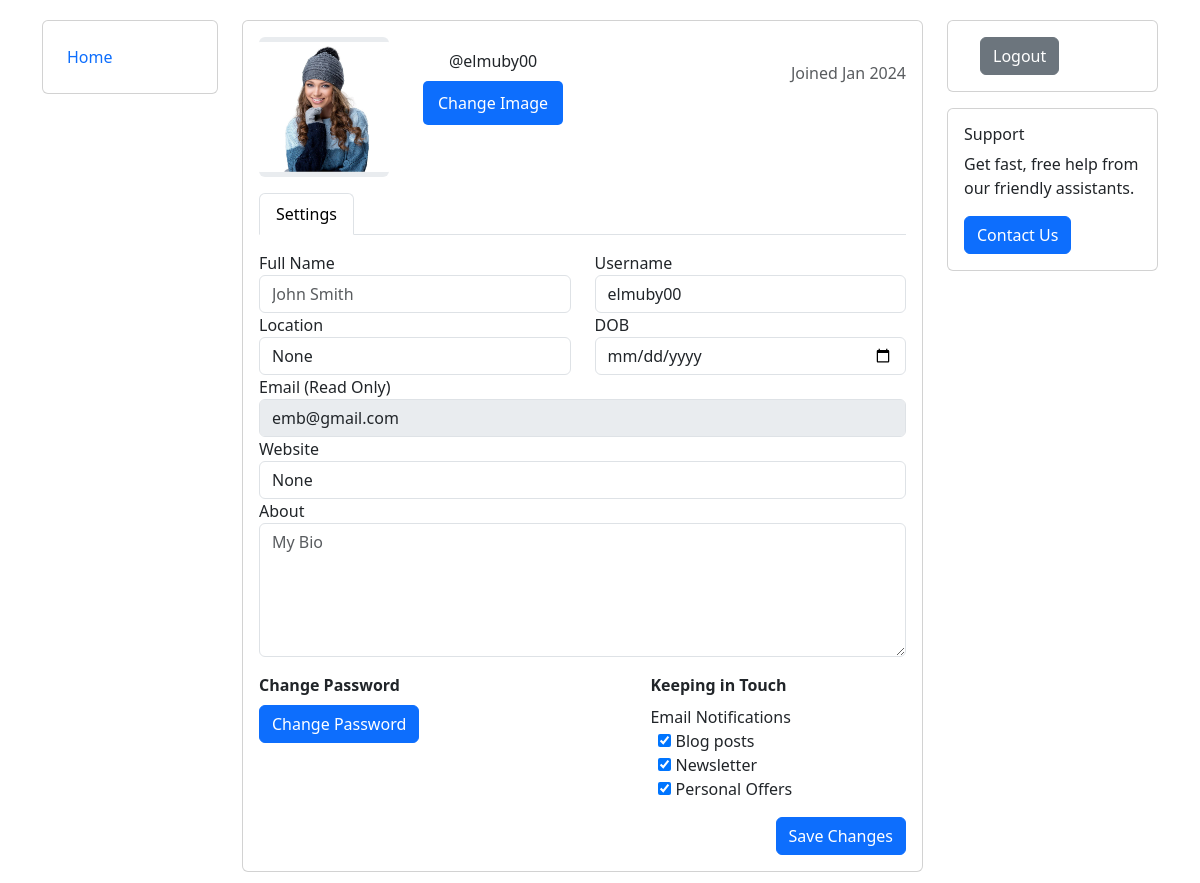
Before: /edit_profile/ (signed in) with the older database file.
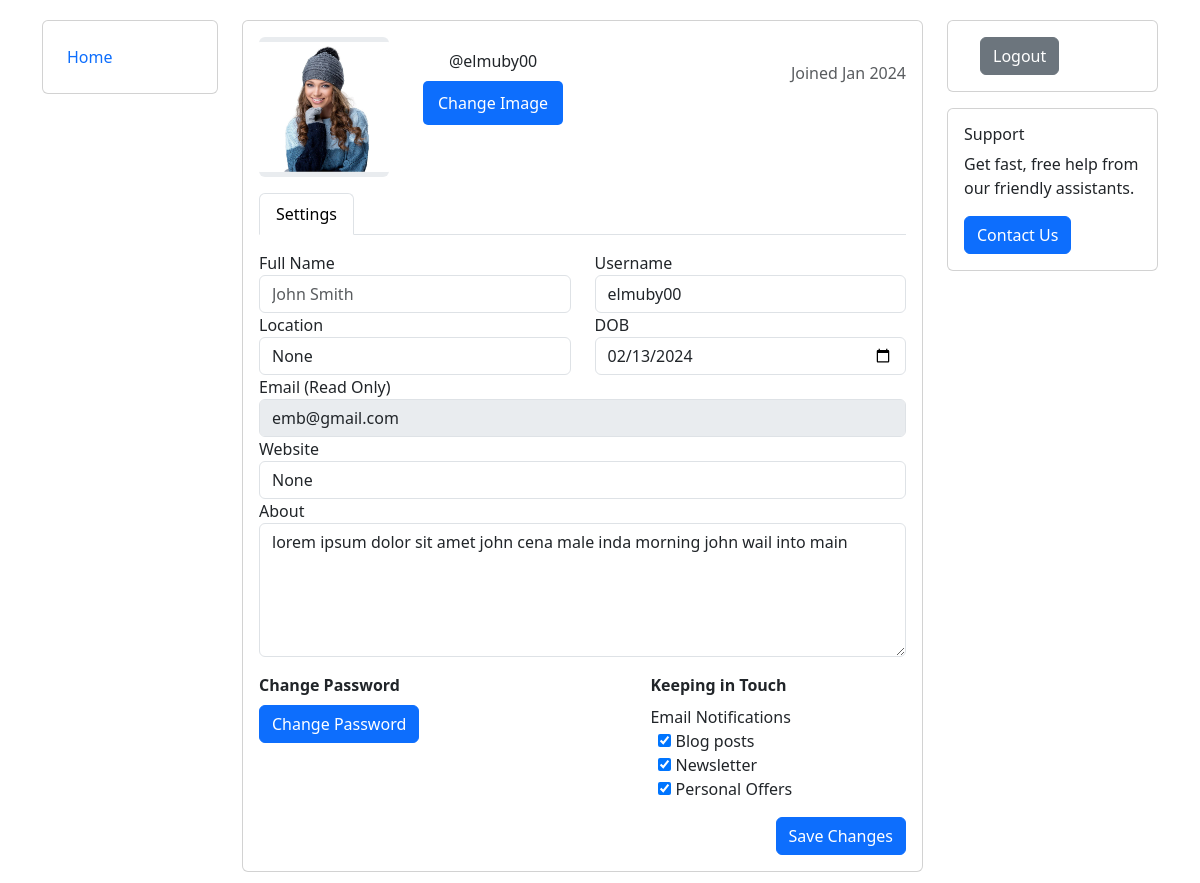
After: the same page with the newer database file.
### blog/models.py (models this page shows, shortened)
class Profile(models.Model):
    user = models.OneToOneField(User, on_delete=models.CASCADE)
    bio = models.TextField(null=True, blank=True)
    dob = models.DateField(null=True, blank=True)
    profile_img =  models.ImageField( upload_to='profile_images', default='default.jpg')
    location = models.CharField(null=True, blank=True, max_length=100)
    website = models.CharField(null=True, blank=True,max_length=100)

### blog/views.py (the view, shortened to what this page needs)
# urls.py: path("edit_profile/", views.edit_profile , name="edit_profile-page"),
@login_required(login_url='signin-page')
def edit_profile(request):
    user_object = User.objects.get(username=request.user)
    currently_user = Profile.objects.get(user=user_object)
    context = {
        'currently_user': currently_user
    }
    return render(request, "edit_profile.html", context)

### templates/edit_profile.html (shortened to what the changed rows need)
{% load static %}
<!DOCTYPE html>
<html lang="en">
<head>
    <link href="https://cdn.jsdelivr.net/npm/bootstrap@5.3.2/dist/css/bootstrap.min.css" rel="stylesheet"
>
    <link rel="stylesheet" href="{% static 'css/editprofile.css' %}">
</head>
<body>
    <div class="container">
        <div class="row flex-lg-nowrap">
            <div class="col">
                <div class="row">
                    <div class="col mb-3">
                        <div class="card">
                            <div class="card-body">
                                <div class="e-profile">
                                        <div class="row">
                                            <div class="col-12 col-sm-auto mb-3">
                                                <div class="mx-auto" style="width: 140px;">
                                                    <div class="d-flex justify-content-center align-items-center rounded"
                                                        style="height: 140px; overflow: hidden; width: 130px; background-color: rgb(233, 236, 239);">
                                                        <span
                                                            style="color: rgb(166, 168, 170); font: bold 8pt Arial; overflow: hidden; ">
                                                            <img style="width: 100%; object-fit: cover; object-position: center;"
                                                                src="{{ currently_user.profile_img.url }}"
                                                                alt="unavailable">
                                                        </span>
                                                    </div>
                                                </div>
                                            </div>
                                        </div>
                                    <div class="tab-content pt-3">
                                        <div class="tab-pane active">
                                            <form action="" method="post" class="form" novalidate>
                                                <div class="row">
                                                    <div class="col">
                                                        <div class="row">
                                                            <div class="col">
                                                                <div class="form-group">
                                                                    <label>Username</label>
                                                                    <input class="form-control" type="text"
                                                                        name="username" placeholder="Username"
                                                                        value="{{currently_user.user.username}}">
                                                                </div>
                                                            </div>
                                                        </div>
                                                        <div class="row">
                                                            <div class="col">
                                                                <div class="form-group">
                                                                    <label>Location</label>
                                                                    <input class="form-control" type="text"
                                                                        name="location" placeholder="State, Country"
                                                                        value="{{ currently_user.location }}">
                                                                </div>
                                                            </div>
                                                            <div class="col">
                                                                <div class="form-group">
                                                                    <label>DOB</label>
                                                                    <input class="form-control" type="date" value="{{ currently_user.dob|date:'Y-m-d' }}" name="dob">
                                                                </div>
                                                            </div>
                                                        </div>
                                                        <div class="row">
                                                            <div class="col">
                                                                <div class="form-group">
                                                                    <label>Email (Read Only)</label>
                                                                    <input class="form-control" type="text" disabled value="{{currently_user.user.email}}"
                                                                        placeholder="user@example.com" name="email">
                                                                </div>
                                                            </div>
                                                        </div>
                                                        <div class="row">
                                                            <div class="col">
                                                                <div class="form-group">
                                                                    <label>Website</label>
                                                                    <input class="form-control" type="text"
                                                                        value="{{currently_user.website}}"
                                                                        placeholder="www.xyx.com" name="Website">
                                                                </div>
                                                            </div>
                                                        </div>
                                                        <div class="row">
                                                            <div class="col mb-3">
                                                                <div class="form-group">
                                                                    <label>About</label>
                                                                    <textarea class="form-control" rows="5" name="bio"
                                                                        placeholder="My Bio">{{ currently_user.bio }}</textarea>
                                                                </div>
                                                            </div>
                                                        </div>
                                                    </div>
                                                </div>
                                            </form>
                                        </div>
                                    </div>
                                </div>
                            </div>
                        </div>
                    </div>
                </div>
            </div>
        </div>
    </div>
</body>
</html>

Changed rows visible on the page:
changed Profile "None": dob (not shown) → "02/13/2024"; bio (not shown) → "lorem ipsum dolor sit amet john cena male inda morning john wail into main"
